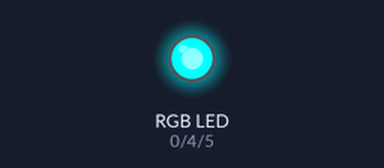
The sketch below on a simulated Arduino Uno, built with avr-gcc and run on an emulated ATmega328P. Parts: an RGB LED mixed from three pins (HIGH = lit).

Above: at 0.5 s.
At 1.5 s:
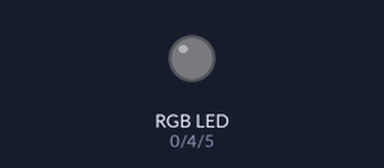
At 5.5 s:
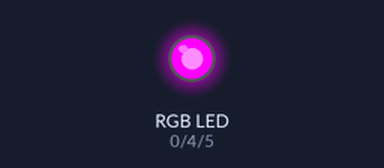
Timing chart, 0 to 6.9 s (numbered marks = the images above):
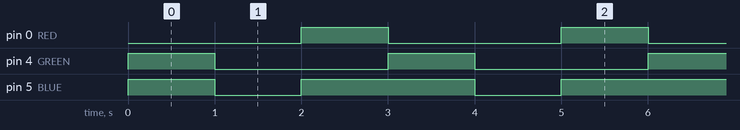

Measured:
- by itself, pin 0 (RED), pin 4 (GREEN): alternates HIGH for 1.0 s and LOW for 2.0 s
- by itself, pin 5 (BLUE): repeats every 3.0 s: LOW 1.0 s, HIGH 2.0 s
- by itself, everything shown: repeats every 3.0 s, in 3 steps

The sketch:

RGB-2.ino
```cpp
/*
Adafruit Arduino - Lesson 3. RGB LED
*/

#define ON LOW
#define OFF HIGH

#define RED 0
#define GREEN 4
#define BLUE 5

uint8_t step =0;
//uncomment this line if using a Common Anode LED
//#define COMMON_ANODE

void setup()
{
  pinMode(RED,OUTPUT);
  pinMode(GREEN,OUTPUT);
  pinMode(BLUE,OUTPUT);
}

void loop()
{
  digitalWrite(0,OFF);
  digitalWrite(4,OFF);
  digitalWrite(5,OFF);
  switch(step % 3){
    case 0:
    digitalWrite(RED,ON);//RED
    break;
    case 1:
    digitalWrite(orange(),ON);//orange
    break;
    case 2:
    digitalWrite(GREEN,ON);//GREEN
    break;
  }
  delay (1000);
  step++;
}

int orange()
{
 digitalWrite(RED,ON);//RED
 digitalWrite(GREEN,ON);//GREEN
 digitalWrite(BLUE,ON);//BLUE
}
```
